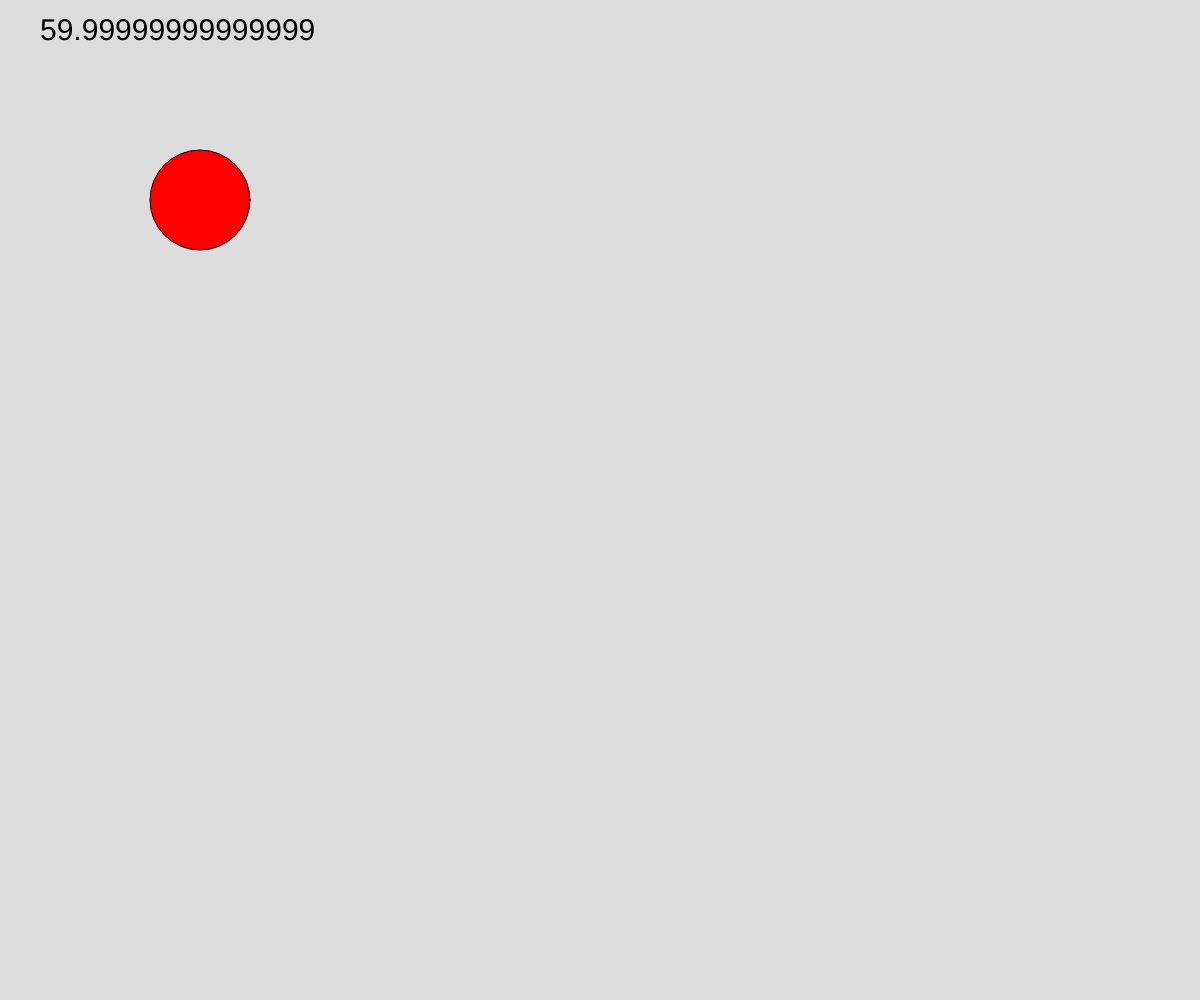
Frame 1 (no input)
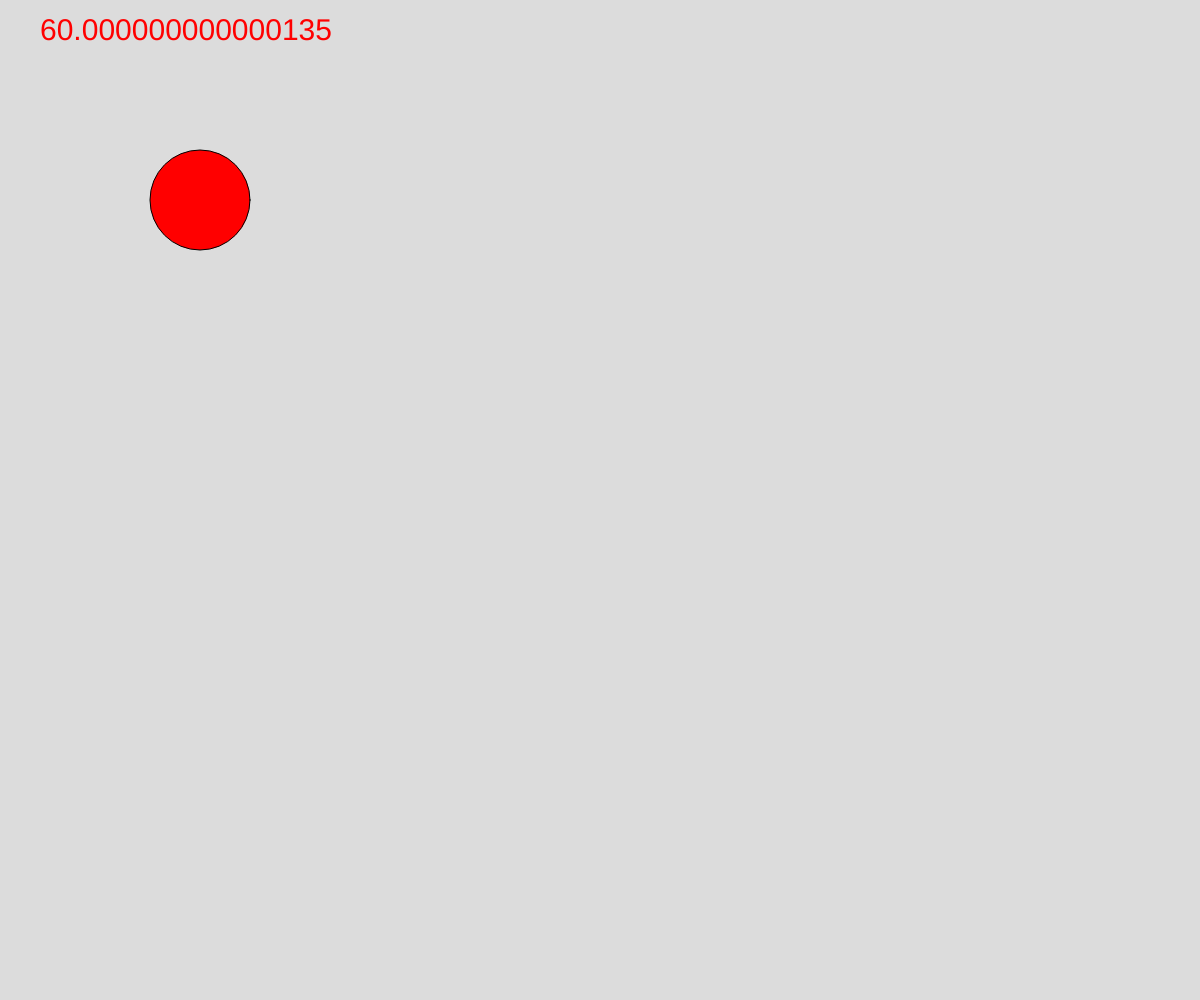
Frame 60 (no input)
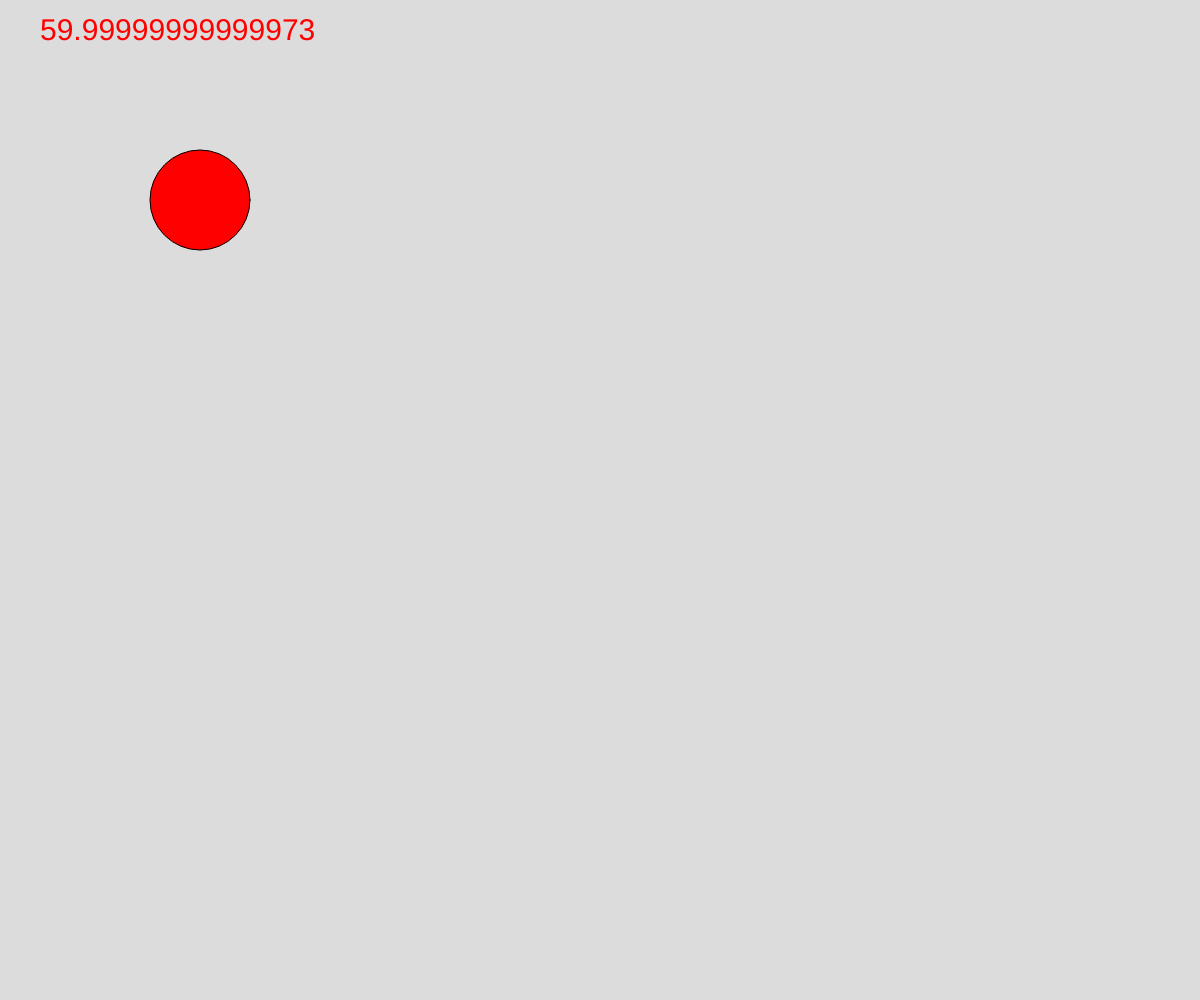
Frame 120 (the mouse pressed at the canvas centre since frame 60)

The p5.js sketch that drew these frames (run headless with seeded random() and noise() and a simulated clock; from frame 60 on, the mouse is pressed at the canvas centre):

// p5.js sketch
// ── sketch.js
let ax = 0;
let x = 200;
let y = 200;

function setup() {
  createCanvas(window.innerWidth, window.innerHeight);
  window.addEventListener("devicemotion", phoneMoved);
}

function phoneMoved(event){
  ax = event.accelerationIncludingGravity.x;
}

function draw() {
  background(220);
  textSize(30);
  text(frameRate(),40,40);  
  fill(255,0,0);
  circle(x,y,100);
  if(ax > 1) x=x+10;
  if(ax < -1) x=x-10;
}
